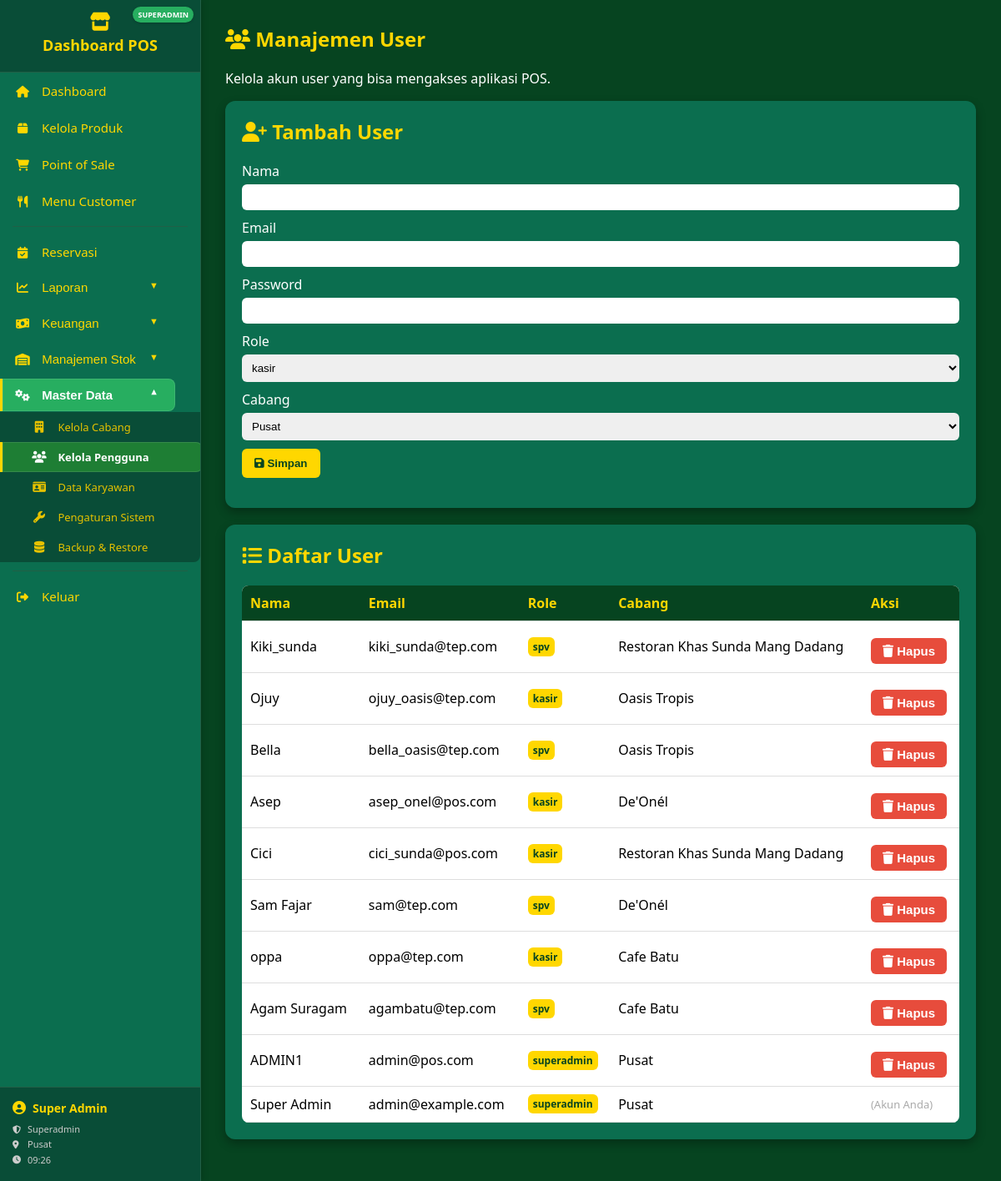
The page /manage_users.php (signed in) on the database its author committed.
### tables this page shows
CREATE TABLE `branches` (
  `id` int(11) NOT NULL AUTO_INCREMENT,
  `name` varchar(120) NOT NULL,
  PRIMARY KEY (`id`)
);

CREATE TABLE `users` (
  `id` int(11) NOT NULL AUTO_INCREMENT,
  `name` varchar(120) NOT NULL,
  `email` varchar(160) NOT NULL,
  `password_hash` varchar(255) NOT NULL,
  `role` enum('kasir','spv','admin','superadmin','spv_warehouse') NOT NULL DEFAULT 'kasir',
  `branch_id` int(11) DEFAULT 1,
  `totp_secret` varchar(64) DEFAULT NULL,
  `created_at` timestamp NOT NULL DEFAULT current_timestamp(),
  PRIMARY KEY (`id`),
  UNIQUE KEY `email` (`email`),
  KEY `branch_id` (`branch_id`),
  CONSTRAINT `users_ibfk_1` FOREIGN KEY (`branch_id`) REFERENCES `branches` (`id`)
);

### auth.php (called while the page is built, shortened)
<?php
require_once __DIR__ . '/db.php';
function auth_user() {
    return $_SESSION['user'] ?? null;
}
        ?>

### db.php (called while the page is built, shortened)
<?php
function db() {
    static $pdo;
    if ($pdo) return $pdo;
    try {
        $pdo = new PDO(
            "mysql:host=" . DB_HOST . ";dbname=" . DB_NAME . ";charset=utf8mb4",
            DB_USER,
            DB_PASS,
            [
                PDO::ATTR_ERRMODE => PDO::ERRMODE_EXCEPTION,
                PDO::ATTR_DEFAULT_FETCH_MODE => PDO::FETCH_ASSOC,
            ]
        );
    } catch (PDOException $e) {
        die("Database connection failed: " . $e->getMessage());
    }
    return $pdo;
}

### utils.php (called while the page is built, shortened)
<?php
if (!function_exists('e')) {
    function e($string) {
        return htmlspecialchars($string ?? '', ENT_QUOTES, 'UTF-8');
    }
}

### manage_users.php (the view, shortened to what this page needs)
<?php
require_once __DIR__ . '/../src/lib/db.php';
require_once __DIR__ . '/../src/lib/auth.php';
require_once __DIR__ . '/../src/lib/utils.php';
require_once __DIR__ . '/../src/nav/sidebar.php';
$u = auth_user();
$users = db()->query('SELECT u.*, b.name branch FROM users u LEFT JOIN branches b ON b.id=u.branch_id ORDER BY u.id DESC')->fetchAll();
$branches = db()->query('SELECT * FROM branches')->fetchAll();
?>
<!DOCTYPE html>
<html lang="id">
<head>
  <link rel="stylesheet" href="/pos-web-starter/assets/css/all.min.css">
</head>
<body>
<div class="container">
  <h2><i class="fa fa-users"></i> Manajemen User</h2>
  <p>Kelola akun user yang bisa mengakses aplikasi POS.</p>
  <div class="card">
    <h2><i class="fa fa-user-plus"></i> Tambah User</h2>
    <form method="post">
      <label>Nama</label>
      <input name="name" required>
      <label>Email</label>
      <input name="email" type="email" required>
      <label>Password</label>
      <input name="password" type="password" required>
      <label>Role</label>
      <select name="role">
        <option>kasir</option>
      </select>
      <label>Cabang</label>
      <select name="branch_id">
        <?php foreach($branches as $b): ?>
          <option value="<?= $b['id'] ?>"><?= e($b['name']) ?></option>
        <?php endforeach; ?>
      </select>
      <button type="submit"><i class="fa fa-save"></i> Simpan</button>
    </form>
  </div>
  <div class="card">
    <h2><i class="fa fa-list"></i> Daftar User</h2>
    <table>
      <tr>
        <th>Nama</th>
        <th>Email</th>
        <th>Role</th>
        <th>Cabang</th>
        <th>Aksi</th>
      </tr>
      <?php foreach($users as $user): ?>
        <tr>
          <td><?= e($user['name']) ?></td>
          <td><?= e($user['email']) ?></td>
          <td><span class="badge"><?= e($user['role']) ?></span></td>
          <td><?= e($user['branch']) ?></td>
          <td>
            <?php if($user['id'] != $u['id']): ?>
              <form method="post" style="display:inline" onsubmit="return confirm('Yakin hapus akun ini?');">
                <button type="submit" class="btn-danger"><i class="fa fa-trash"></i> Hapus</button>
              </form>
            <?php else: ?>
              <span style="color:#aaa;font-size:13px;">(Akun Anda)</span>
            <?php endif; ?>
          </td>
        </tr>
      <?php endforeach; ?>
    </table>
  </div>
</div>
</body>
</html>

### sidebar.php (shortened to what this page needs)
<?php
require_once __DIR__ . '/../lib/db.php';
require_once __DIR__ . '/../lib/auth.php';
if (!function_exists('getBranchName')) {
    function getBranchName($branch_id) {
        try {
            $stmt = db()->prepare("SELECT name FROM branches WHERE id = ?");
            $stmt->execute([$branch_id]);
            $row = $stmt->fetch();
            return $row ? $row['name'] : 'Unknown';
        } catch (Exception $e) {
            return 'Error';
        }
    }
}
if (!function_exists('get_auth_user')) {
    function get_auth_user() {
        return auth_user();
    }
}
$u = get_auth_user();
  $permissions = [
    'kasir' => ['dashboard', 'products', 'pos', 'reports_view', 'reservations_view'],
    'spv' => ['dashboard', 'products', 'pos', 'reports', 'finance', 'stock', 'reservations_manage'],
    'admin' => ['dashboard', 'products', 'pos', 'reports', 'finance', 'stock', 'master', 'reservations_manage'],
    'superadmin' => ['dashboard', 'products', 'pos', 'reports', 'finance', 'stock', 'master', 'reservations_manage'],
    'spv_warehouse' => ['dashboard', 'products', 'stock']
];
$userPermissions = $permissions[$u['role']] ?? ['dashboard'];
?>
<div class="sidebar">
  <div class="sidebar-brand">
    <span class="brand-icon"><i class="fas fa-store"></i></span>
    Dashboard POS
    <div class="role-indicator"><?= htmlspecialchars($u['role']) ?></div>
  </div>
  <a href="dashboard.php"><i class="fas fa-home"></i> Dashboard</a>
  <?php if (in_array('products', $userPermissions)): ?>
  <a href="manage_products.php"><i class="fas fa-box"></i> Kelola Produk</a>
  <?php endif; ?>
  <?php if (in_array('pos', $userPermissions)): ?>
  <a href="pos.php"><i class="fas fa-shopping-cart"></i> Point of Sale</a>
  <?php endif; ?>
  <a href="customer_menu.php"><i class="fas fa-utensils"></i> Menu Customer</a>
  <?php if (count(array_intersect(['reports', 'reports_view', 'finance', 'stock', 'master', 'reservations_view', 'reservations_manage'], $userPermissions)) > 0): ?>
  <div class="menu-separator"></div>
  <?php endif; ?>
  <?php if (in_array('reservations_view', $userPermissions) || in_array('reservations_manage', $userPermissions)): ?>
  <a href="reservations.php"><i class="fas fa-calendar-check"></i> Reservasi
  </a>
  <?php endif; ?>
  <?php if (in_array('reports', $userPermissions) || in_array('reports_view', $userPermissions)): ?>
  <div class="sidebar-menu">
    <button class="sidebar-dropdown" data-target="submenu-laporan">
      <i class="fas fa-chart-line"></i> Laporan
      <span class="arrow">▼</span>
    </button>
  </div>
  <?php endif; ?>
  <?php if (in_array('finance', $userPermissions)): ?>
  <div class="sidebar-menu">
    <button class="sidebar-dropdown" data-target="submenu-keuangan">
      <i class="fas fa-money-bill-wave"></i> Keuangan <span class="arrow">▼</span>
    </button>
  </div>
  <?php endif; ?>
  <?php if (in_array('stock', $userPermissions)): ?>
  <div class="sidebar-menu">
    <button class="sidebar-dropdown" data-target="submenu-gudang">
      <i class="fas fa-warehouse"></i> Manajemen Stok <span class="arrow">▼</span>
    </button>
  </div>
  <?php endif; ?>
  <?php if (in_array('master', $userPermissions)): ?>
  <div class="sidebar-menu">
    <button class="sidebar-dropdown" data-target="submenu-master">
      <i class="fas fa-cogs"></i> Master Data <span class="arrow">▼</span>
    </button>
    <div class="sidebar-subnav" id="submenu-master">
      <a href="manage_branches.php"><i class="fas fa-building"></i> Kelola Cabang</a>
      <a href="manage_users.php"><i class="fas fa-users"></i> Kelola Pengguna</a>
      <a href="import_karyawan.php"><i class="fas fa-id-card"></i> Data Karyawan</a>
      <?php if ($u['role']==='superadmin'): ?>
      <a href="system_settings.php"><i class="fas fa-wrench"></i> Pengaturan Sistem</a>
      <a href="backup_restore.php"><i class="fas fa-database"></i> Backup & Restore</a>
      <?php endif; ?>
    </div>
  </div>
  <?php endif; ?>
  <div class="menu-separator"></div>
  <a href="logout.php"><i class="fas fa-sign-out-alt"></i> Keluar</a>
  <div class="user-info">
    <div class="user-name">
      <i class="fas fa-user-circle"></i> <?= htmlspecialchars($u['name']) ?>
    </div>
    <div class="user-details">
      <div><i class="fas fa-shield-alt"></i> <?= ucfirst(htmlspecialchars($u['role'])) ?></div>
      <?php if (!empty($u['branch_id'])): ?>
      <div><i class="fas fa-map-marker-alt"></i> <?= htmlspecialchars(getBranchName($u['branch_id'])) ?></div>
      <?php endif; ?>
      <div><i class="fas fa-clock"></i> <?= isset($_SESSION['login_time']) ? date('H:i', strtotime($_SESSION['login_time'])) : 'N/A' ?></div>
    </div>
  </div>
</div>

### sidebar.php (style rules this page uses)
.sidebar { position:fixed; top:0; left:0; bottom:0; width:240px; background: #0b6e4f; color:#ffd700; display:flex; flex-direction:column; z-index:100; box-shadow:2px 0 8px rgba(0,0,0,0.15); font-family:'Segoe UI',sans-serif; border-right: 1px solid #215f46; overflow-y: auto; }
.sidebar-brand { font-size:18px; color:#ffd700; font-weight:bold; text-align:center; padding:15px 10px 20px; border-bottom:1px solid #215f46; background: #094d37; position: relative; flex-shrink: 0; }
.sidebar-brand .brand-icon { font-size: 22px; margin-bottom: 5px; display: block; }
.sidebar a, .sidebar-dropdown { display:block; color:#ffd700; text-decoration:none; padding:11px 15px; font-size:15px; font-weight:500; border:none; background:none; transition:all 0.2s ease; cursor:pointer; width: calc(100% - 30px); text-align: left; border-left: 3px solid transparent; margin: 1px 0; border-radius: 0 8px 8px 0; position: relative; overflow: hidden; }
.sidebar a.active, .sidebar-dropdown.active { background: #27ae60; color:#fff; border-left: 3px solid #ffd700; font-weight: 600; box-shadow: inset 0 0 0 1px rgba(255,255,255,0.1); }
.sidebar a i, .sidebar-dropdown i { width: 18px; text-align: center; margin-right: 10px; font-size: 14px; }
.sidebar-menu { margin-bottom:2px; position: relative; }
.sidebar-dropdown .arrow { float:right; font-size:11px; margin-right:5px; transition: transform 0.2s; }
.sidebar-dropdown.active .arrow { transform: rotate(180deg); }
.sidebar-subnav { display:none; flex-direction:column; background: #094d37; margin: 0; border-radius: 0 0 8px 0; }
.sidebar-subnav a { font-size:13px; color:#e6c200; padding: 9px 12px 9px 35px; border-left: 3px solid transparent; margin: 0; width: calc(100% - 47px); }
.sidebar-subnav a.active { background: #1e7e34; color:#fff; border-left: 3px solid #ffd700; font-weight: 600; }
.role-indicator { position:absolute; top:8px; right:8px; background: #27ae60; color:#fff; font-size:9px; padding:3px 6px; border-radius:10px; text-transform:uppercase; font-weight: bold; box-shadow: 0 1px 3px rgba(0,0,0,0.2); }
.user-info { margin-top:auto; background: #094d37; padding:15px; color:#ffd700; border-top:1px solid #215f46; flex-shrink: 0; }
.user-info .user-name { font-weight:bold; margin-bottom:8px; font-size: 14px; display: flex; align-items: center; }
.user-info .user-name i { margin-right: 8px; font-size: 16px; }
.user-info .user-details { font-size:11px; color:#ccc; line-height: 1.4; }
.user-info .user-details > div { margin-bottom: 3px; display: flex; align-items: center; }
.user-info .user-details i { width: 12px; margin-right: 6px; font-size: 10px; }
.menu-separator { height: 1px; background: #215f46; margin: 8px 15px; }

### manage_users.php (style rules this page uses)
body { margin:0; font-family:'Segoe UI',sans-serif; background:#064420; color:#fff; }
.container { margin-left:240px; padding:30px; }
.card { background:#0b6e4f; border-radius:12px; padding:20px; margin-bottom:20px; box-shadow:0 5px 12px rgba(0,0,0,0.3); }
h2 { color:#ffd700; margin-top:0; }
label { display:block; margin-top:10px; margin-bottom:5px; }
input, select { width:100%; padding:8px; border-radius:6px; border:none; }
button { margin-top:10px; padding:10px 15px; background:#ffd700; border:none; border-radius:6px; font-weight:bold; cursor:pointer; color:#064420; }
table { width:100%; border-collapse:collapse; margin-top:15px; background:#fff; color:#000; border-radius:8px; overflow:hidden; }
th, td { padding:10px; border-bottom:1px solid #ddd; }
th { background:#064420; color:#ffd700; text-align:left; }
.badge { background:#ffd700; color:#064420; padding:3px 6px; border-radius:6px; font-size:12px; font-weight:bold; }
.btn-danger { background:#e74c3c; color:#fff; font-weight:bold; border:none; border-radius:6px; padding:7px 14px; cursor:pointer; font-size:15px; }

### rows shown on the page
branches: name "Pusat"
users: name "Kiki_sunda", email "kiki_sunda@tep.com", role "spv", branch.name "Restoran Khas Sunda Mang Dadang"
users: name "Ojuy", email "ojuy_oasis@tep.com", role "kasir", branch.name "Oasis Tropis"
users: name "Bella", email "bella_oasis@tep.com", role "spv", branch.name "Oasis Tropis"
users: name "Asep", email "asep_onel@pos.com", role "kasir", branch.name "De'Onél"
users: name "Cici", email "cici_sunda@pos.com", role "kasir", branch.name "Restoran Khas Sunda Mang Dadang"
users: name "Sam Fajar", email "sam@tep.com", role "spv", branch.name "De'Onél"
users: name "oppa", email "oppa@tep.com", role "kasir", branch.name "Cafe Batu"
users: name "Agam Suragam", email "agambatu@tep.com", role "spv", branch.name "Cafe Batu"
users: name "ADMIN1", email "admin@pos.com", role "superadmin", branch.name "Pusat"
users: name "Super Admin", email "admin@example.com", role "superadmin", branch.name "Pusat", shows "(Akun Anda)"

### other values the page prints
$u['role'] "SUPERADMIN"
$u['name'] "Super Admin"
$u['role'] "Superadmin"
date('H:i', strtotime($_SESSION['login_time'])) "09:26"
form field branch_id "Pusat"
